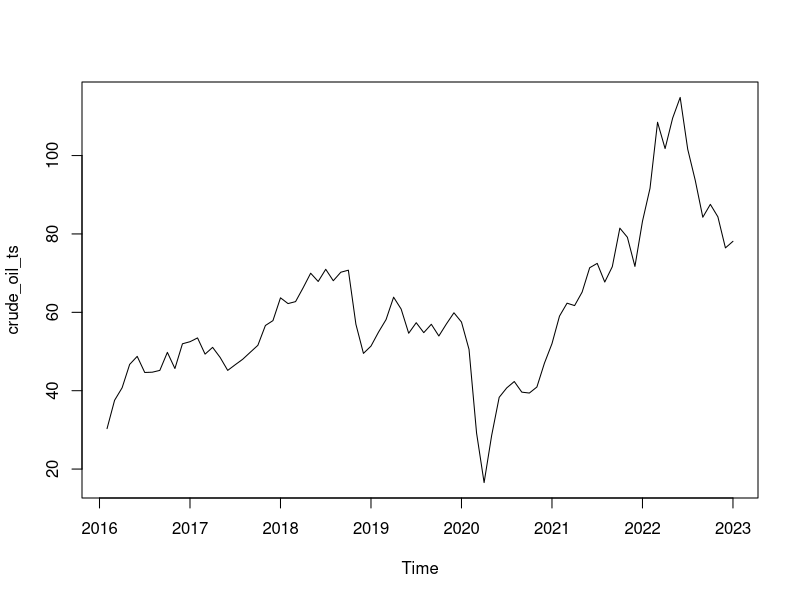

The R source for this figure: (Note: this script raises an error after producing the figure.)
## ---- chunk 1
library(forecast)
## ---- chunk 2
# Function for variogram as defined in
# Bisgaard and Kulahci (2011). Time Series Analysis and Forecasting by Example, Wiley
variogram = function(y, lagmax=10, iprint=F)
{ G = rep(1,lagmax)
n = length(y)
if(lagmax>n) { lagmax = n-2 }
y1 = y[-1]; y2 = y[-n]
d1 = y1-y2; denom = var(d1)
for(k in 2:lagmax)
{ y1 = y[(k+1):n]; y2 = y[1:(n-k)]
dk = y1-y2
numer = var(dk)
G[k] = numer/denom
}
# H is the variogram assuming a stationary time series
H = rep(1,lagmax)
ac = c(acf(y,plot=F,lag.max=lagmax)$acf)
H = (1-ac[-1])/(1-ac[2])
if(iprint)
{ print(cbind(G,H))
mx = max(cbind(G,H))
matplot(1:lagmax,cbind(G,H),ylim=c(0,mx),ylab="variogram", xlab="lag")
abline(h=1)
}
list(G=G, H=H)
}
## ---- chunk 3
persist_fc <- function(train, holdout, iprint = FALSE) {
  ntrain <- length(train)
  nh <- length(holdout)
  sse <- 0
  fc_vec <- numeric(nh)
  fc <- train[ntrain] 
  yt <- holdout[1]
  fc_vec[1] <- fc
  fcerror <- yt - fc
  sse <- sse + (fcerror^2)
  for (i in 2:nh) {
    yt <- holdout[i]
    fc <- holdout[i-1]
    fc_vec[i] <- fc
    fcerror <- yt - fc
    sse <- sse + (fcerror^2)
  }
  return(list(rmse = sqrt(sse/nh), fc = fc_vec))
}

# Linear in the previous observation
# b0,b1 from least squares or another estimation method
linreg_fc = function(train_last, holdout, b0,b1)
{ nh = length(holdout)
  previous = c(train_last, holdout[-nh])
  fc_vec = b0+b1*previous
  rmse = sqrt(mean((holdout-fc_vec)^2))
  return(list(rmse=rmse, fc=fc_vec))
}

# Simple Exponential Smoothing
esm_fc <- function(train, holdout, alpha, level, iprint = FALSE) {
  nh <- length(holdout)
  sse <- 0
  fc_vec <- numeric(nh)
  L <- level 
  for (i in 1:nh) {
    fc <- L
    fc_vec[i] <- fc
    yt <- holdout[i]
    fcerror <- yt - fc
    sse <- sse + (fcerror^2)
    L <- alpha * yt + (1 - alpha) * L
  }
  return(list(rmse = sqrt(sse / n_holdout), fc = fc_vec))
}
## ---- chunk 4
# Load Spot Crude Oil Price
crude_oil <- read.csv("data/WTISPLC.csv")
crude_oil_ts <- ts(crude_oil$WTISPLC,start=c(1975,1,1),freq=12)

# match with WTI
crude_oil_ts = window(crude_oil_ts, start=c(2016,2), end=c(2023))

head(crude_oil_ts)
## ---- chunk 5

## ---- chunk 6
plot(crude_oil_ts)
## ---- chunk 7
par(mfrow=c(2,2))
plot.ts(oil_price)
plot.ts(d_wti)
acf(d_wti)
pacf(d_wti)
## ---- chunk 8
oil_price = crude_oil$WTISPLC
d_wti = diff(oil_price)
dl_wti = diff(log(oil_price))
## ---- chunk 9

## ---- chunk 10
plot.ts(dl_wti)
acf(dl_wti)
pacf(dl_wti)
## ---- chunk 11
variogram(oil_price, lagmax=20, iprint=T)
variogram(d_wti, lagmax=20, iprint=T)
variogram(dl_wti, lagmax=20, iprint=T)
## ---- chunk 12
dwti_arma = auto.arima(d_wti,seasonal=F,stationary=T)
print(dwti_arma)
## ---- chunk 13
dlwti_arma = auto.arima(dl_wti,seasonal=F,stationary=T)
print(dlwti_arma)
## ---- chunk 14
# Load Dow Jones Industrial Average Index Price
djia <- read.csv("data/DJIA.csv")
djia_ts <- ts(djia$DJIA, start=c(2016,2,8), freq=365)
head(djia_ts)
## ---- chunk 15
plot(djia_ts)
## ---- chunk 16
djia_price = djia$DJIA
d_djia = diff(djia_price)
dl_djia = diff(log(djia_price))

par(mfrow=c(2,2))
plot.ts(djia_price)
plot.ts(dl_djia)
acf(dl_djia, na.action = na.pass)
pacf(dl_djia, na.action = na.pass)
## ---- chunk 17
variogram(djia_price, lagmax=20, iprint=T)
variogram(dl_djia, lagmax=20, iprint=T)
## ---- chunk 18
djia_arma = auto.arima(dl_djia, seasonal=F, stationary=T)
print(djia_arma)
